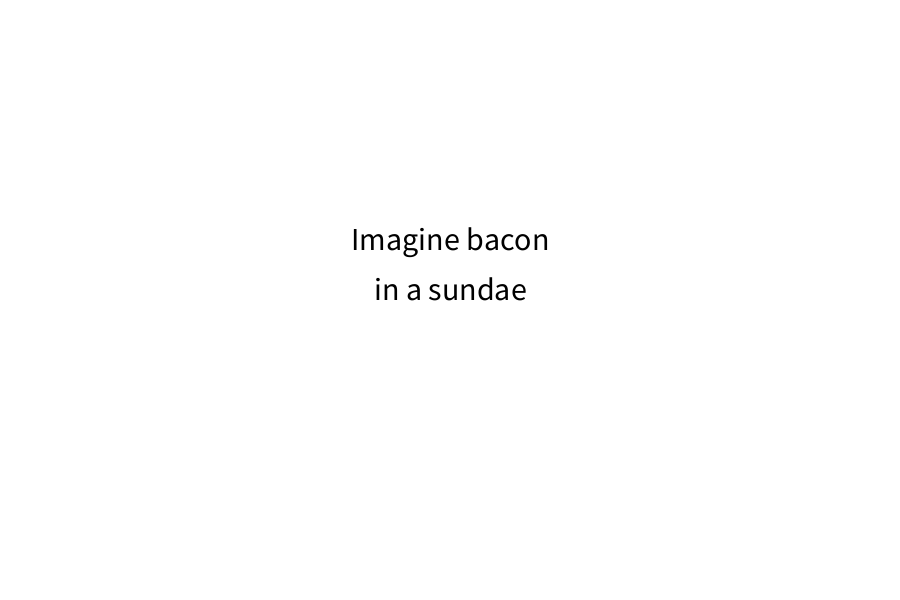
Frame 1 (no input)
Frame 60 (the mouse pressed at the canvas centre just before this capture): identical to frame 1, image omitted
Frame 120 (the mouse held since frame 60 and released just before this capture): identical to frame 1, image omitted

The Processing sketch that drew this single still picture (run headless with seeded random() and noise(); from frame 60 on, the mouse is pressed at the canvas centre):

// Processing sketch: processing_187328
// ── processing_187328.pde

// IMAGINE BACON
// by Ole Petter Ferstad

// The line below contains all the different text alternatives.
String [] words = {"and strawberries","in ice cream","covered in chocolate","and fudge","and beer","and eggs","in cake"," topped with whipped cream","and champagne","and bacon","and more bacon","in cookies","with mayonaise","and meat","wrapped around chicken","on fish","to soothe a hangover","and sex","as health food","because why not","to restore your calm","in the future","as the solution to all your problems","grew on trees","for dinner","for lunch","as a drink","in a sundae","and coffee","and pineapple","and apples","and anchovies","and grapes","at a party","and popcorn","on a cold day","on a sunny day","on the beach","in bed","and a good movie","flavored toothpaste","in candy","as a perfume"};

void setup() {
  size(900, 600);
  background(255);
  println(words.length); // Shows the number of alternatives in the words array in the console.
  
  textAlign(CENTER);
  smooth();
  textSize(32);
  stroke(0);
  fill(0);
  text(words[int(random(words.length))], 450, 300); // Draws the initial random word from the words array .
  
  textAlign(CENTER);
  smooth();
  textSize(32);
  stroke(0);
  fill(0);
  text("Imagine bacon", 450, 250); // The static first line of text.
}

void draw() {
}

void mousePressed() {
  stroke(255);
  fill(255);
  rect(0, 260, 900, 50); // Clears the second line of text with every mouse click.
  
  textAlign(CENTER);
  smooth();
  textSize(32);
  stroke(0);
  fill(0);
  text(words[int(random(words.length))], 450, 300); // Draws a random text alternative from the words array with every mouse click.
}
